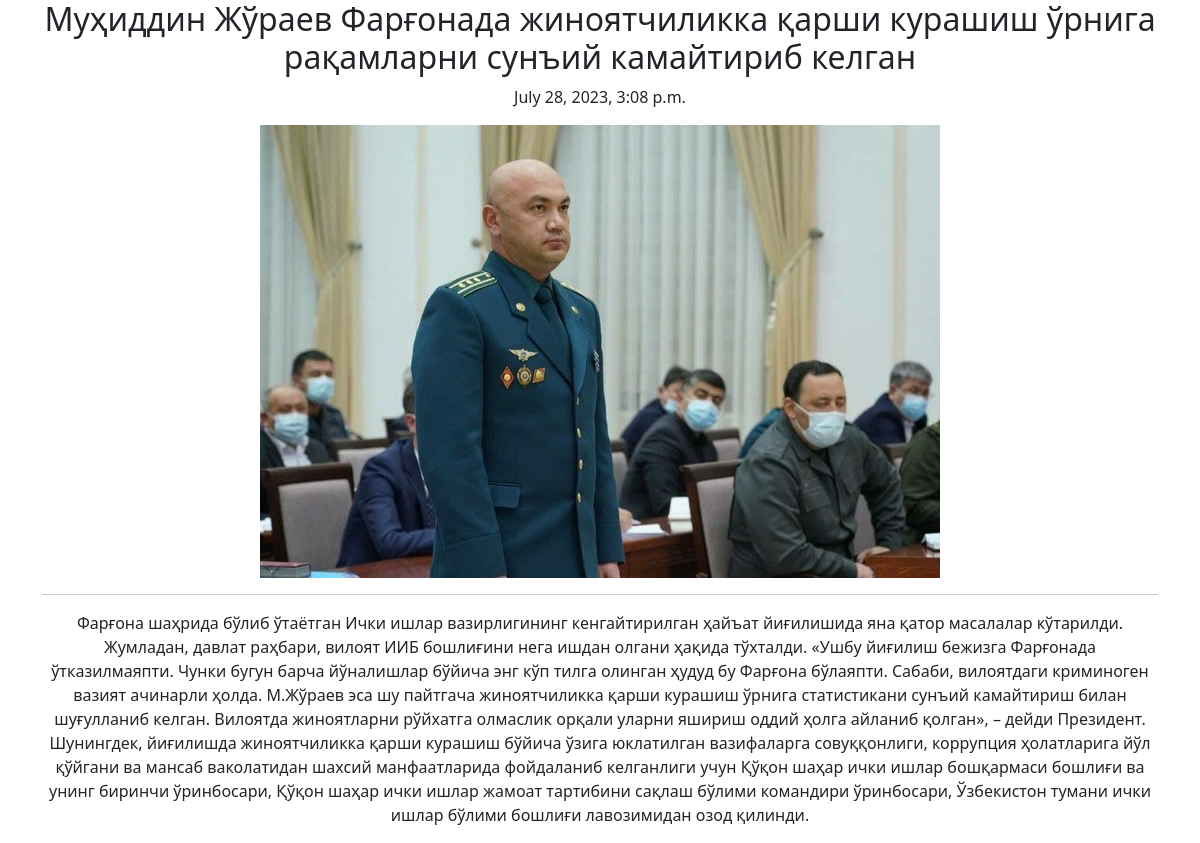
Screenshot of /news/muiddin-zhraev-faronada-zhinoyatchilikka-arshi-kurashish-rniga-raamlarni-sunij-kamajtirib-kelgan with the database file from the repository.
### news_app/models.py (models this page shows, shortened)
class News(models.Model):
    class Status(models.TextChoices):
        Draft = "DF","Draft"
        Published = "PB","Publish"
    title = models.CharField(max_length=250)
    slug = models.CharField(max_length=250)
    body = models.TextField()
    image = models.ImageField(upload_to='news/images')
    category = models.ForeignKey(Category,models.CASCADE)
    published_time = models.DateTimeField(default=timezone.now)
    created_time = models.DateTimeField(auto_now_add=True)
    updated_time = models.DateTimeField(auto_now=True)
    status = models.CharField(max_length=2,choices=Status.choices,default=Status.Draft)
    objects = models.Manager()
    publish = PublishManager()
    class Meta:
        ordering = ['-published_time']

### news_app/views.py (the view)
# urls.py: path('news/<slug:news>',News_detail,name="news_detail_page"),
def News_detail(request,news):
    news = get_object_or_404(News,slug=news,status=News.Status.Published)
    context = {
        "news":news
    }
    return render(request,'news/news_detail.html',context)

### news_app/context.py (called while the page is built)
def lastest(request):
    context = {
        'lastest_news':News.publish.all().order_by('-published_time')[:10]
    }
    return context

### news_app/models.py (called while the page is built)
    def get_queryset(self):
        return super().get_queryset().filter(status=News.Status.Published)

### templates/news/news_detail.html (shortened to what this page needs)
<!doctype html>
<html lang="en">
<head>
    <link href="https://cdn.jsdelivr.net/npm/bootstrap@5.3.0/dist/css/bootstrap.min.css"
          rel="stylesheet"
>
</head>
<body>
<div class="container mx-auto">
    <div class="row">
        <div class="col text-center">
                   <h2>{{ news.title }}</h2>
        <p>{{ news.published_time }}</p>
    <img src="{{ news.image.url }}" alt="">
            <hr>
            <p>{{news.body}}</p>
        </div>
    </div>
</div>
</body>
</html>

### rows the page displays
News: published_time "July 28, 2023, 3:08 p.m.", image (picture), body "Фарғона шаҳрида бўлиб ўтаётган Ички ишлар вазирлигининг кенгайтирилган ҳайъат йиғилишида яна қатор масалалар кўтарилди. Жумладан, давлат раҳбари, вилоят ИИБ бошлиғини нега ишдан олгани ҳақида тўхталди. «Ушбу йиғилиш бежизга Фарғонада ўтказилмаяпти. Чунки бугун барча йўналишлар бўйича энг кўп тилга олинган ҳудуд бу Фарғона бўлаяпти. Сабаби, вилоятдаги криминоген вазият ачинарли ҳолда. М.Жўраев эса шу пайтгача жиноятчиликка қарши курашиш ўрнига статистикани сунъий камайтириш билан шуғулланиб келган. Вилоятда жиноятларни рўйхатга олмаслик орқали уларни яшириш оддий ҳолга айланиб қолган», – дейди Президент. Шунингдек, йиғилишда жиноятчиликка қарши курашиш бўйича ўзига юклатилган вазифаларга…"
